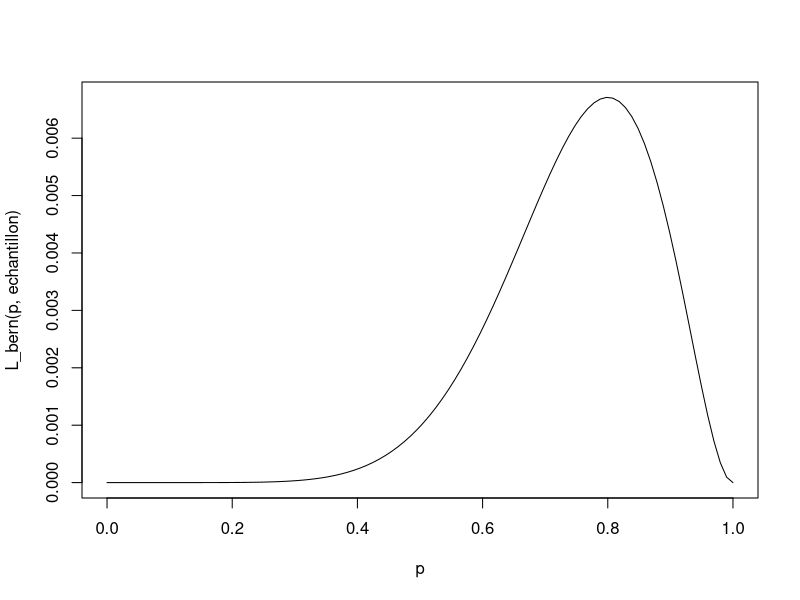
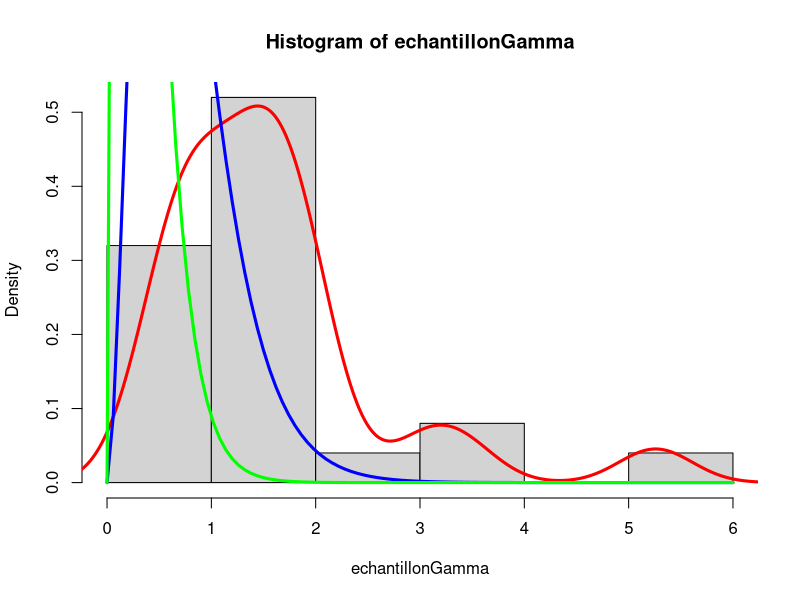
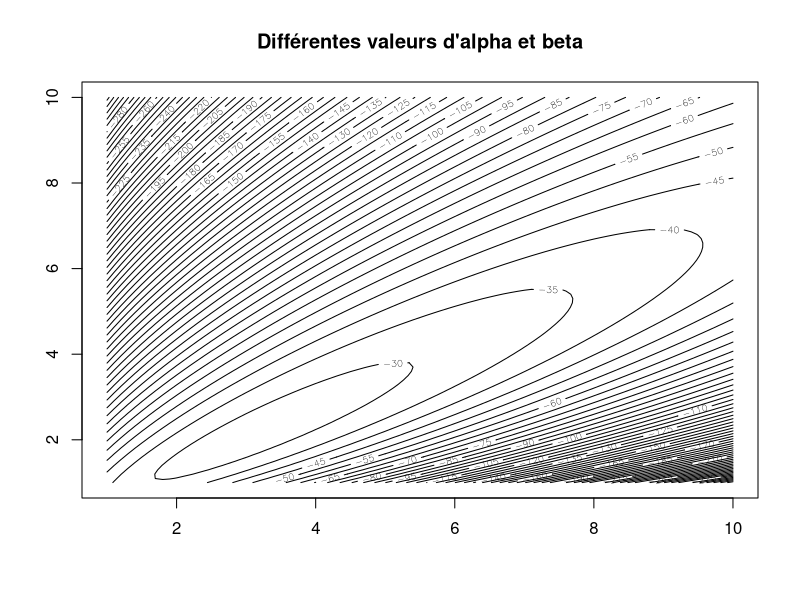
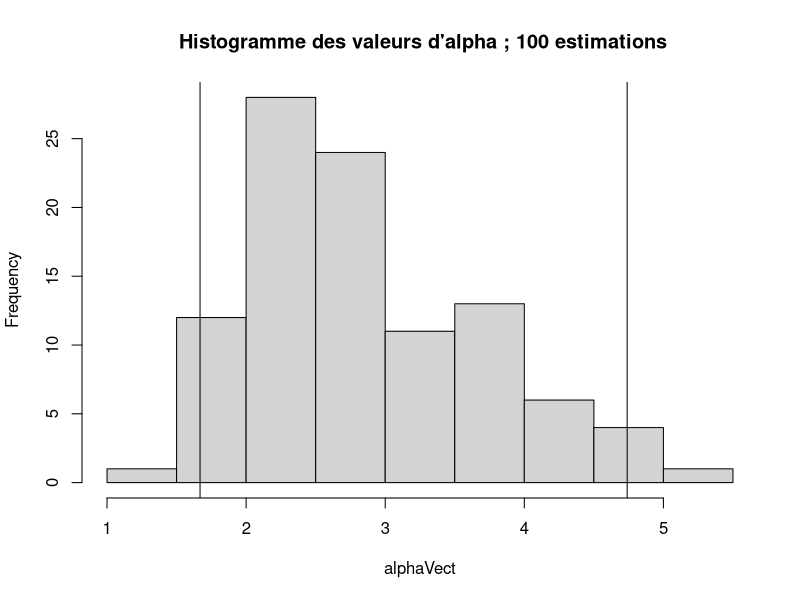
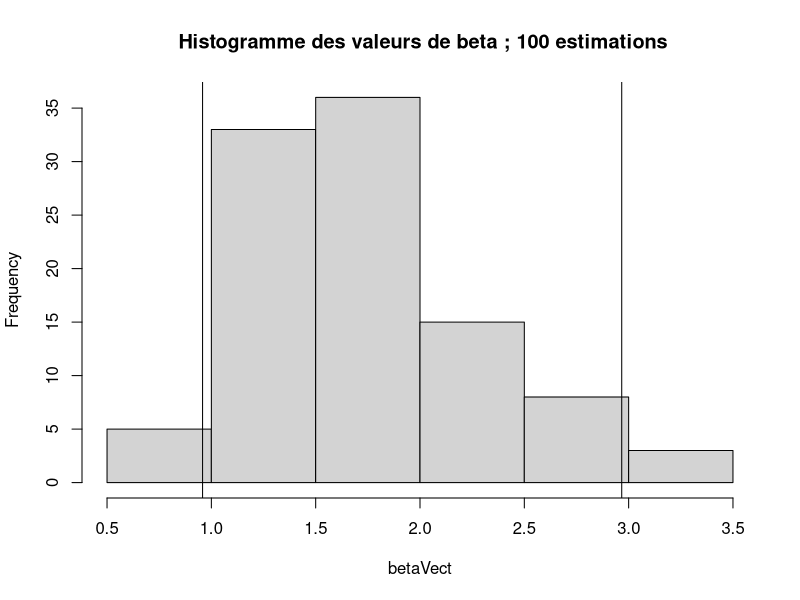
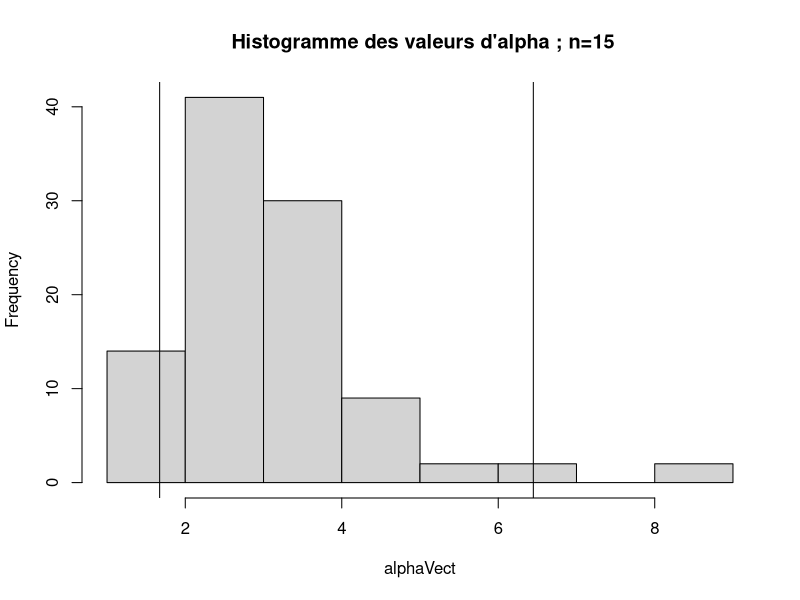
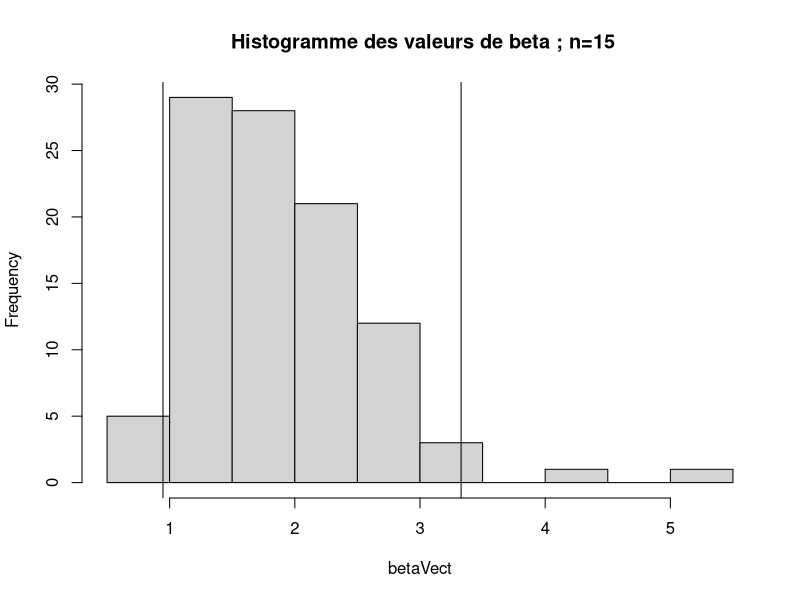
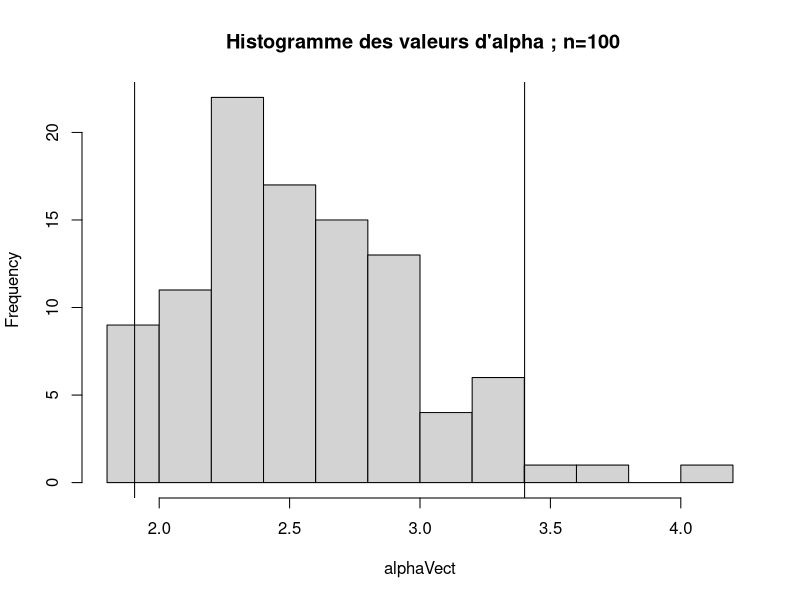

These figures' R source, in order:
## ---- chunk 1
knitr::opts_chunk$set(echo = TRUE)
## ---- chunk 2
echantillon <- rbinom(10,1,0.6)
print(echantillon)
## ---- chunk 3
print(mean(echantillon))
## ---- chunk 4
L_bern <- function(p,x) {
  n <- sum(x)
  return(p^n * (1-p)^(length(x) - n))
}
## ---- chunk 5
p <- seq(0,1,length.out = 100)
plot(p,L_bern(p,echantillon),type = "l")
## ---- chunk 6
fn <- function(p){
  r <-L_bern(p,echantillon)
  return(1 - r)
}
optim(par = 0.5,fn,method = "L-BFGS-B",lower = 0,upper = 1)

## ---- chunk 7
res <- c()
for(i in seq(10,2000,10)){
  echantillon <- rbinom(i,1,0.6)
  res <- c(res,optim(par = 0.2,fn,method = "L-BFGS-B",lower = 0,upper = 1)[[1]])
}
## ---- chunk 8
n = 25
theta0 <- c(2.5,1.5)
theta1 <- c(3,4)
theta2 <- c(2,6)
echantillonGamma <- rgamma(n,theta0[1],theta0[2])
hist(echantillonGamma,probability = TRUE) # le bon paramètre à estimer
lines(density(echantillonGamma),col="red",lwd=3)
curve(dgamma(x,shape = theta1[1], rate = theta1[2]),add=T,col="blue",lwd=3)
curve(dgamma(x,shape = theta2[1], rate = theta2[2]),add=T,col="green",lwd=3)
## ---- chunk 9
logL_gamma_unit <- function(alpha,beta,x){
  return( alpha*log(beta) - log(gamma(alpha)) + (alpha-1)*log(x) - beta*x ) 
}

#on fait varier un paramètre et on calcule la somme 
logL_gamma <- function(alpha,beta,v){
  sum <- 0
  for(i in v) {
    sum =  sum + logL_gamma_unit(alpha,beta,i)
  }
  return (sum)
}

sample <- rgamma(n, 2.5, 1.5) 
logLGamma <- function (alpha,beta){
  return (logL_gamma(alpha,beta,sample))
}

# il faut re-créer des fonctions 
logLGammaV2 <- function (theta){
  return (logL_gamma(theta[1],theta[2],sample))
}
## ---- chunk 10
#on trace les courbes
x <- seq(1,10,0.1)
y <- seq(1,10,0.1)
contour(x,y,outer(x,y,logLGamma),nlevels = 50,main="Différentes valeurs d'alpha et beta")
## ---- chunk 11
x0 <- c(1,1)
# la fonction optim minimise il faut donc multiplier par -1 pour la maximiser
optim(par = x0, fn = logLGammaV2, method = "L-BFGS-B", control = list(fnscale = -1)) 
## ---- chunk 12
# on fait 100 estimations 
n=100
logLGammaV2 <- function (theta,echantillon){
  return (logL_gamma(theta[1],theta[2],echantillon))
}


x0 <- c(1,1)
list <- vector("list",100)
#remplit 100 échantillons de alpha et beta
for (i in 1:100){
    list[[i]] <- optim(par = x0, fn = logLGammaV2,echantillon=rgamma(25,2.5,1.5), method = "L-BFGS-B", control = list(fnscale = -1))$par
}

alphaVect <- c()
betaVect <- c()
for(i in 1:100){
  
  alphaVect <- c(alphaVect,list[[i]][1] )
  betaVect <-  c(betaVect,list[[i]][2] )
}

#intervalle de confiance pour alpha et beta
confAlpha = quantile(alphaVect,c(0.025,0.975))
confBeta = quantile(betaVect,c(0.025,0.975))

#histogramme pour le vecteur alpha et le vecteur beta

hist(alphaVect,main=" Histogramme des valeurs d'alpha ; 100 estimations")
abline(v= confAlpha[1])
abline(v= confAlpha[2])
hist(betaVect,main=" Histogramme des valeurs de beta ; 100 estimations")
abline(v= confBeta[1])
abline(v= confBeta[2])
## ---- chunk 13
# on fait 100 estimations 
n=100
logLGammaV2 <- function (theta,echantillon){
  return (logL_gamma(theta[1],theta[2],echantillon))
}


x0 <- c(1,1)
list <- vector("list",n)
for (i in 1:n){
    list[[i]] <- optim(par = x0, fn = logLGammaV2,echantillon=rgamma(15,2.5,1.5), method = "L-BFGS-B", control = list(fnscale = -1))$par
}

alphaVect <- c()
betaVect <- c()
for(i in 1:n){
  
  alphaVect <- c(alphaVect,list[[i]][1] )
  betaVect <-  c(betaVect,list[[i]][2] )
}

#intervalle de confiance pour alpha et beta
confAlpha = quantile(alphaVect,c(0.025,0.975))
confBeta = quantile(betaVect,c(0.025,0.975))

#histogramme pour le vecteur alpha et le vecteur beta

hist(alphaVect,main=" Histogramme des valeurs d'alpha ; n=15")
abline(v= confAlpha[1])
abline(v= confAlpha[2])
hist(betaVect,main=" Histogramme des valeurs de beta ; n=15")
abline(v= confBeta[1])
abline(v= confBeta[2])
## ---- chunk 14
# on fait 100 estimations 
n=100
logLGammaV2 <- function (theta,echantillon){
  return (logL_gamma(theta[1],theta[2],echantillon))
}


x0 <- c(1,1)
list <- vector("list",n)
for (i in 1:n){
    list[[i]] <- optim(par = x0, fn = logLGammaV2,echantillon=rgamma(100,2.5,1.5), method = "L-BFGS-B", control = list(fnscale = -1))$par
}

alphaVect <- c()
betaVect <- c()
for(i in 1:n){
  
  alphaVect <- c(alphaVect,list[[i]][1] )
  betaVect <-  c(betaVect,list[[i]][2] )
}

#intervalle de confiance pour alpha et beta
confAlpha = quantile(alphaVect,c(0.025,0.975))
confBeta = quantile(betaVect,c(0.025,0.975))

#histogramme pour le vecteur alpha et le vecteur beta

hist(alphaVect,main=" Histogramme des valeurs d'alpha ; n=100")
abline(v= confAlpha[1])
abline(v= confAlpha[2])
hist(betaVect,main=" Histogramme des valeurs de beta ; n=100")
abline(v= confBeta[1])
abline(v= confBeta[2])
## ---- chunk 15
#res <- optim(par = x0, fn = logLGammaV2, method = "L-BFGS-B", control = list(fnscale = -1), hessian = TRUE) 
#La matrice Hessienne se trouve en 6eme position
#print(-solve(res[[6]]))
